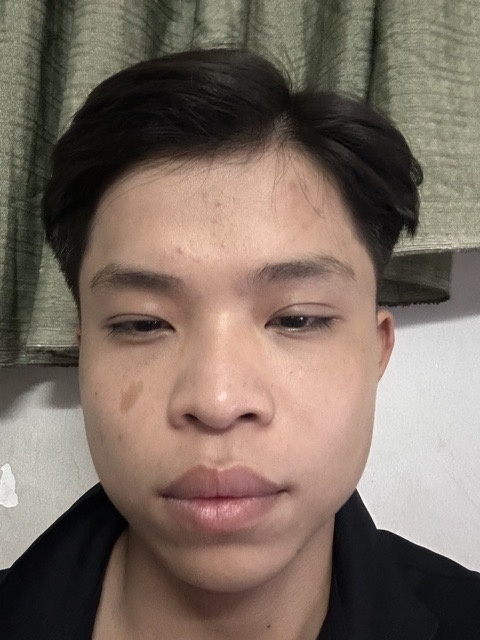
#> input picture ESP32CAM/img/3_pose1.jpg, 480 x 640 px
$ python -i benchmark_ai.py   (imports and definitions only)
#> lines starting #> are read from the running program, lines starting #| are printed output that depends on the picture
#> further down, picture is the input picture: shape (640, 480, 3); mean B, G, R 98.1, 108.6, 123.5
"""
Benchmark từng bước AI pipeline — chạy: python benchmark_ai.py
Kết quả cho biết chính xác thời gian xử lý 1 frame trên máy này.
"""
import sys, io
sys.stdout = io.TextIOWrapper(sys.stdout.buffer, encoding='utf-8', errors='replace', line_buffering=True)

import cv2, numpy as np, time, requests, mediapipe as mp
from PIL import Image, ImageEnhance

ESP32_IP           = "192.168.1.200"
ESP32_CAPTURE_PORT = 80
BENCH_FRAMES       = 5   # số frame đo để lấy trung bình
_NO_PROXY          = {"http": "", "https": ""}

# ── Helpers ──────────────────────────────────────────────────────────────────
def ts(): return time.perf_counter()

def fmt(ms): return f"{ms:6.1f}ms"

def capture_frame():
    url = f"http://{ESP32_IP}:{ESP32_CAPTURE_PORT}/capture"
    r = requests.get(url, timeout=5, proxies=_NO_PROXY)
    arr = np.frombuffer(r.content, np.uint8)
    return cv2.imdecode(arr, cv2.IMREAD_COLOR)

def enhance(image):
    lab = cv2.cvtColor(image, cv2.COLOR_BGR2LAB)
#> lab: shape (640, 480, 3); mean of channels 0, 1, 2 116.4, 132, 136
    l, a, b = cv2.split(lab)
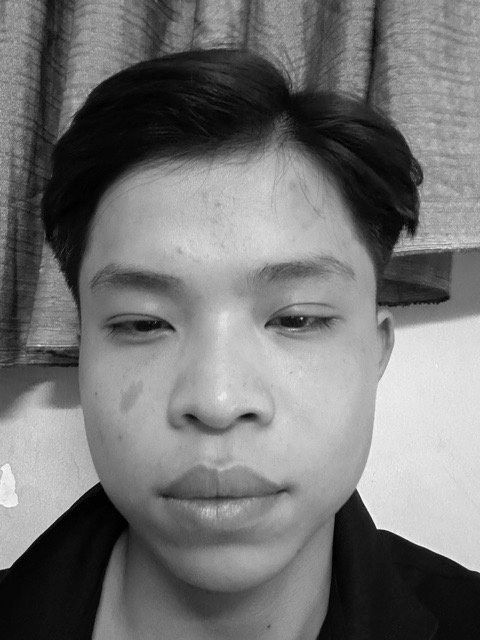
#> l: shape (640, 480); min 0, max 251, mean 116.4
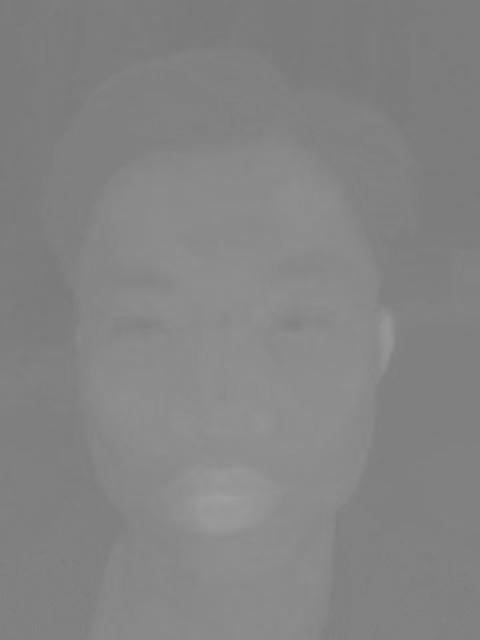
#> a: shape (640, 480); min 121, max 159, mean 132
    mean_l = float(np.mean(l))
#> mean_l = 116.4
    clip = 4.0 if mean_l < 80 else 2.5
#> clip = 2.5
    l = cv2.createCLAHE(clipLimit=clip, tileGridSize=(4, 4)).apply(l)
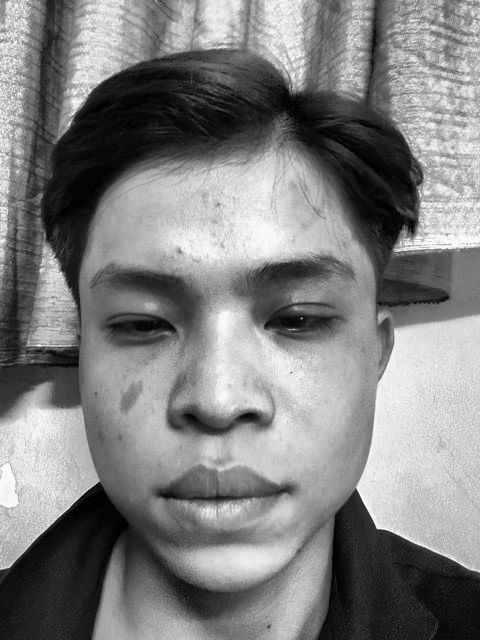
#> l: shape (640, 480); min 0, max 254, mean 127.9
    bgr = cv2.cvtColor(cv2.merge([l, a, b]), cv2.COLOR_LAB2BGR)
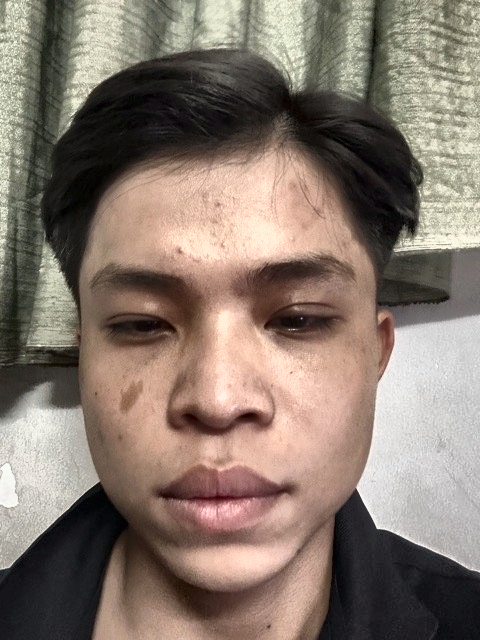
#> bgr: shape (640, 480, 3); mean B, G, R 109.4, 120.3, 135.1
    if mean_l < 80:
        pil = Image.fromarray(cv2.cvtColor(bgr, cv2.COLOR_BGR2RGB))
        pil = ImageEnhance.Brightness(pil).enhance(1.5)
        pil = ImageEnhance.Contrast(pil).enhance(1.4)
        bgr = cv2.cvtColor(np.array(pil), cv2.COLOR_RGB2BGR)
    return bgr

def extract_template(frame, bbox):
    x, y, w, h = bbox
    crop = frame[y:y+h, x:x+w]
    if crop.size == 0: return None
    resized = cv2.resize(crop, (64, 64))
    enh = enhance(resized)
    gray = cv2.equalizeHist(cv2.cvtColor(enh, cv2.COLOR_BGR2GRAY))
    vec = gray.flatten().astype(np.float32)
    norm = np.linalg.norm(vec)
    return vec / norm if norm > 0 else vec

# ── Benchmark ─────────────────────────────────────────────────────────────────
# [6 lines not run here, left out]
capture_times = []
frame = None
# [12 lines not run here, left out]

# [1 line that did not run here, left out]

# 2. MediaPipe detect — khởi tạo MỖI LẦN (cách cũ)
# [1 line not run here, left out]
detect_old_times = []
# [8 lines not run here, left out]
# [1 line that did not run here, left out]

# 3. MediaPipe detect — instance cố định (cách MỚI)
# [1 line not run here, left out]
# [1 line that did not run here, left out]
detect_new_times = []
bbox = None
# [15 lines not run here, left out]
# [1 line that did not run here, left out]
# [4 lines not run here, left out]
extract_times = []
templ = None
# [13 lines not run here, left out]
dummy_templates = [np.random.rand(64*64).astype(np.float32) for _ in range(3)]
# [2 lines not run here, left out]

match_times = []
# [21 lines not run here, left out]

# [1 line that did not run here, left out]
# [1 line that did not run here, left out]
# [6 lines not run here, left out]

>>> import cv2
>>> picture = cv2.imread('img/3_pose1.jpg')
>>> result = enhance(picture)

$ run again, on ESP32CAM/img/3_pose2.jpg
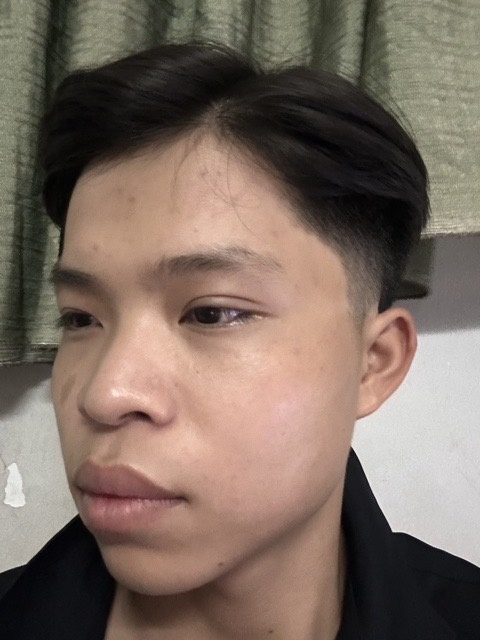
#> input picture ESP32CAM/img/3_pose2.jpg, 480 x 640 px
#> picture is the input picture: shape (640, 480, 3); mean B, G, R 96.8, 107.6, 124
#> lab: shape (640, 480, 3); mean of channels 0, 1, 2 115.8, 132.6, 136.3
#> in enhance, `l, a, b = cv2.split(lab)`:
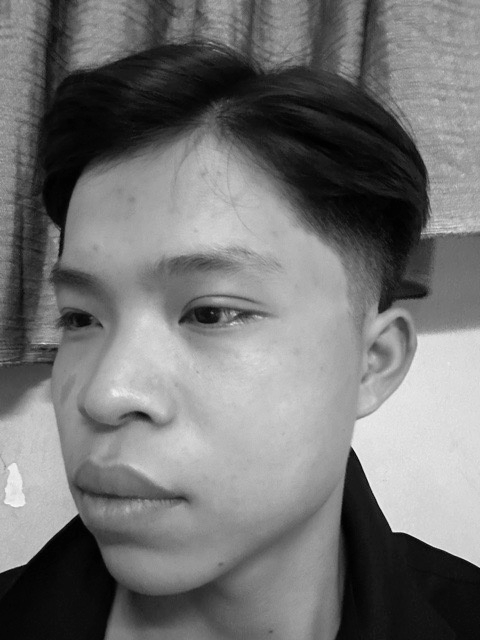
#> l: shape (640, 480); min 0, max 253, mean 115.8
#> mean_l = 115.8
#> clip = 2.5
#> in enhance, `bgr = cv2.cvtColor(cv2.merge([l, a, b]), cv2.COLOR_LAB2BGR)`:
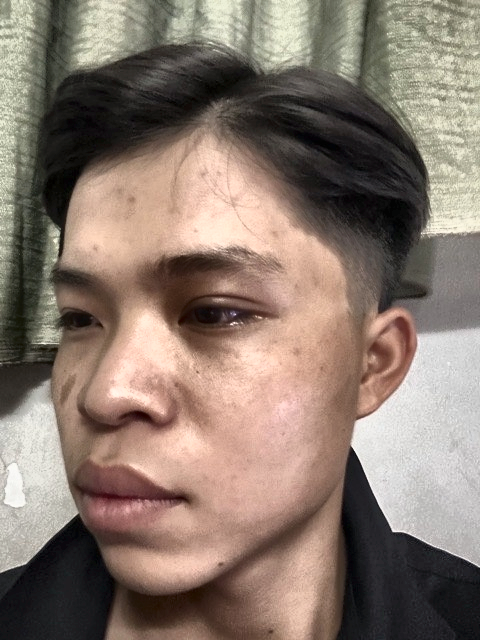
#> bgr: shape (640, 480, 3); mean B, G, R 110.1, 121.1, 137.5

$ run again, on ESP32CAM/img/uyiyiuyiuy_pose1.jpg
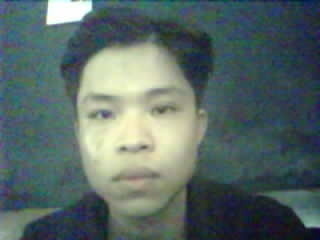
#> input picture ESP32CAM/img/uyiyiuyiuy_pose1.jpg, 320 x 240 px
#> picture is the input picture: shape (240, 320, 3); mean B, G, R 101.8, 105.5, 88.9
#> lab: shape (240, 320, 3); mean of channels 0, 1, 2 108.1, 121.8, 127.5
#> in enhance, `l, a, b = cv2.split(lab)`:
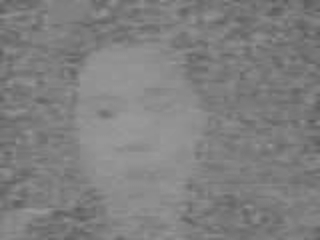
#> b: shape (240, 320); min 92, max 154, mean 127.5
#> mean_l = 108.1
#> clip = 2.5
#> in enhance, `bgr = cv2.cvtColor(cv2.merge([l, a, b]), cv2.COLOR_LAB2BGR)`:
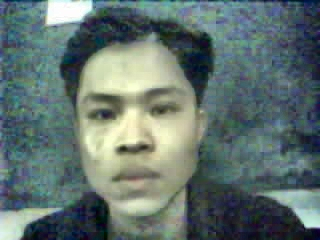
#> bgr: shape (240, 320, 3); mean B, G, R 111.4, 115, 98.2
